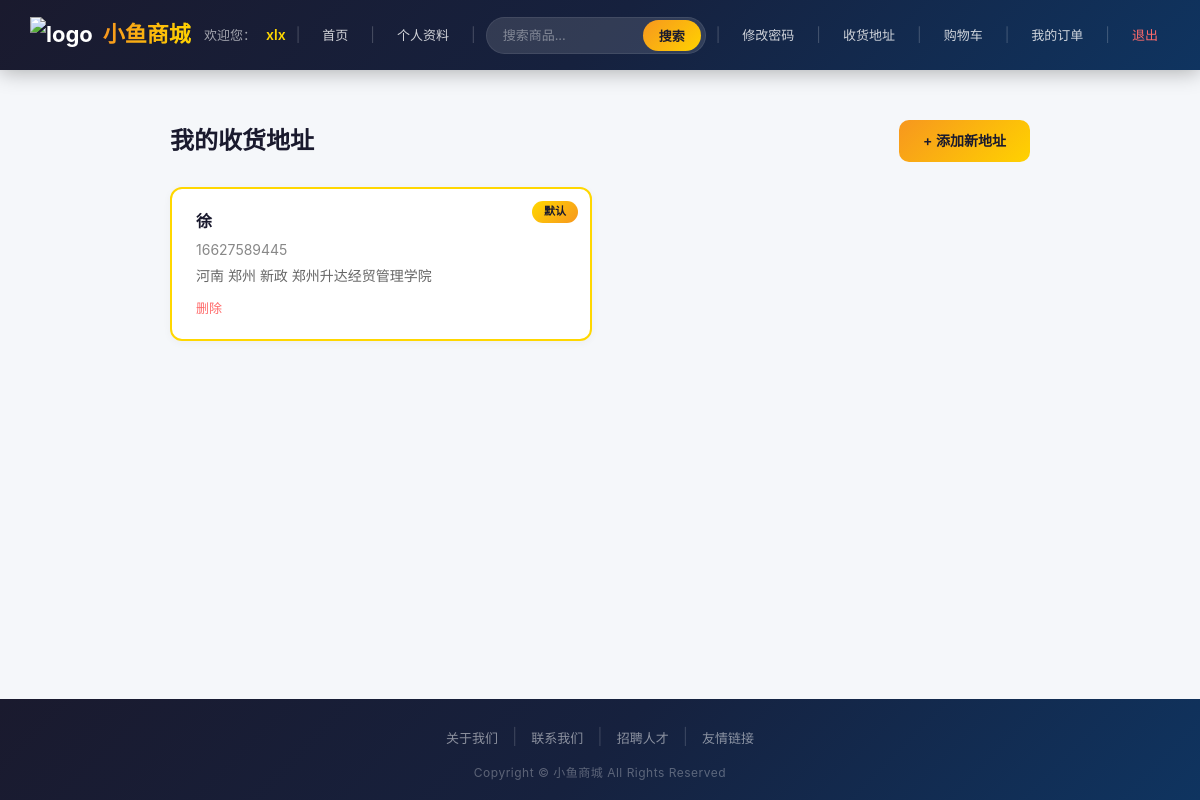
The app's page /address/list/ (signed in) with its own data.
### auth_app/models.py (models this page shows, shortened)
class UserProfile(models.Model):
    user = models.OneToOneField(User, on_delete=models.CASCADE, related_name='profile')
    nickname = models.CharField(_('昵称'), max_length=20, blank=True, null=True)
    avatar = models.ImageField(
        _('头像'),
        upload_to='user_avatar/',
        default='user_avatar/default.png',  # 需自己创建该目录和默认图片
        blank=True,
        null=True
    )
    phone = models.CharField(_('手机号'), max_length=11, blank=True, null=True, unique=True)
    GENDER_CHOICES = (
        (0, _('未知')),
        (1, _('男')),
        (2, _('女')),
    )
    gender = models.IntegerField(_('性别'), choices=GENDER_CHOICES, default=0)
    email = models.EmailField(_('邮箱'), blank=True, null=True)
    updated_time = models.DateTimeField(_('更新时间'), auto_now=True)
    class Meta:
        verbose_name = _('用户资料')
        verbose_name_plural = _('用户资料')

### goods/models.py (models this page shows, shortened)
class Address(models.Model):
    user = models.ForeignKey(User, on_delete=models.PROTECT, verbose_name="用户")
    receiver = models.CharField(max_length=20, verbose_name="收货人")
    phone = models.CharField(max_length=11, verbose_name="手机号")
    province = models.CharField(max_length=20, verbose_name="省份")
    city = models.CharField(max_length=20, verbose_name="城市")
    district = models.CharField(max_length=20, verbose_name="区县")
    detail = models.CharField(max_length=200, verbose_name="详细地址")
    is_default = models.BooleanField(default=False, verbose_name="是否默认")
    create_time = models.DateTimeField(auto_now_add=True, verbose_name="创建时间")
    class Meta:
        verbose_name = "收货地址"
        verbose_name_plural = "收货地址"

### goods/views.py (the view)
# urls.py: path('address/list/', views.address_list, name='address_list'),
@login_required
def address_list(request):
    addresses = Address.objects.filter(user=request.user).order_by("-is_default")
    return render(request, "address_list.html", {"addresses": addresses})

### templates/address_list.html (shortened to what this page needs)
{% extends 'base.html' %}
{% load static %}
{% block main %}
<div style="max-width:900px; margin:30px auto; padding:0 20px;">
    <div style="display:flex; justify-content:space-between; align-items:center; margin-bottom:25px;">
        <h2 style="font-size:24px; color:#1a1a2e;">我的收货地址</h2>
        <a href="{% url 'goods:address_add' %}"
           style="background:linear-gradient(135deg, #f7971e, #ffd200); color:#1a1a2e; padding:10px 24px; border-radius:10px; text-decoration:none; font-weight:600; font-size:14px; transition:all 0.3s;"
           onmouseover="this.style.transform='translateY(-2px)'; this.style.boxShadow='0 6px 25px rgba(247,151,30,0.3)'"
           onmouseout="this.style.transform='translateY(0)'; this.style.boxShadow='none'">
            + 添加新地址
        </a>
    </div>
    {% if addresses %}
    <div style="display:grid; grid-template-columns:1fr 1fr; gap:16px;">
        {% for addr in addresses %}
        <div style="background:#fff; border-radius:12px; padding:20px 24px; border:2px solid {% if addr.is_default %}#ffd700{% else %}#e8ecf1{% endif %}; position:relative; transition:all 0.3s; box-shadow:0 2px 8px rgba(0,0,0,0.04);"
             onmouseover="this.style.boxShadow='0 4px 20px rgba(0,0,0,0.08)'"
             onmouseout="this.style.boxShadow='0 2px 8px rgba(0,0,0,0.04)'">
            {% if addr.is_default %}
            <span style="position:absolute; top:12px; right:12px; background:linear-gradient(135deg, #ffd700, #f7971e); color:#1a1a2e; font-size:11px; padding:2px 12px; border-radius:12px; font-weight:700;">默认</span>
            {% endif %}
            <p style="margin:0 0 4px; font-size:16px; font-weight:600; color:#1a1a2e;">
                {{ addr.receiver }}
            </p>
            <p style="margin:0 0 4px; color:#888; font-size:14px;">
                {{ addr.phone }}
            </p>
            <p style="margin:0 0 12px; color:#666; font-size:14px; line-height:1.5;">
                {{ addr.province }} {{ addr.city }} {{ addr.district }} {{ addr.detail }}
            </p>
            <div style="display:flex; gap:12px; font-size:13px;">
                <a href="{% url 'goods:address_delete' addr.id %}"
                   onclick="return confirm('确认删除此地址？')"
                   style="color:#ff6b6b; text-decoration:none; font-weight:500; transition:color 0.3s;"
                   onmouseover="this.style.color='#e03131'"
                   onmouseout="this.style.color='#ff6b6b'">
                    删除
                </a>
            </div>
        </div>
        {% endfor %}
    </div>
    {% endif %}
</div>
{% endblock %}

### templates/base.html (shortened to what this page needs)
<!DOCTYPE html>
<html lang="zh-CN">
<head>
    {% load static %}
</head>
<body>
    {% block top %}
    <header class="header">
        <a href="{% url 'goods:index' %}" class="logo">
            <img src="{% static 'images/logo.png' %}" alt="logo">
            <span>小鱼商城</span>
        </a>
        {% if user.is_authenticated %}
        <nav class="user-nav">
            <span class="welcome">欢迎您：</span>
            <em class="username">{{ user.profile.nickname|default:user.username }}</em>
            <span class="divider">|</span>
            <a href="{% url 'goods:index' %}">首页</a>
            <span class="divider">|</span>
            <a href="{% url 'auth_app:profile' %}">个人资料</a>
            <span class="divider">|</span>
            <form action="{% url 'goods:search' %}" method="get" class="nav-search">
                <input type="text" name="keyword" placeholder="搜索商品..." required>
                <button type="submit">搜索</button>
            </form>
            <span class="divider">|</span>
            <a href="{% url 'auth_app:password_change' %}">修改密码</a>
            <span class="divider">|</span>
            <a href="{% url 'goods:address_list' %}">收货地址</a>
            <span class="divider">|</span>
            <a href="{% url 'goods:carts' %}">购物车</a>
            <span class="divider">|</span>
            <a href="{% url 'goods:orderinfo' %}">我的订单</a>
            <span class="divider">|</span>
            <a href="{% url 'auth_app:logout' %}" style="color:#ff6b6b;">退出</a>
        </nav>
        {% else %}
        <nav class="user-nav">
            <a href="{% url 'auth_app:login' %}" class="login-btn">登录</a>
            <span class="divider">|</span>
            <a href="{% url 'auth_app:register' %}" class="register-btn">注册</a>
        </nav>
        {% endif %}
    </header>
    {% endblock top %}
    <main class="main-content">
        {% block main %}{% endblock %}
    </main>
    {% block footer %}
    <footer class="footer">
        <div class="foot-links">
            <a href="#">关于我们</a>
            <span class="divider">|</span>
            <a href="#">联系我们</a>
            <span class="divider">|</span>
            <a href="#">招聘人才</a>
            <span class="divider">|</span>
            <a href="#">友情链接</a>
        </div>
        <p>Copyright © 小鱼商城 All Rights Reserved</p>
    </footer>
    {% endblock %}
</body>
</html>

### templates/base.html (style rules this page uses)
* { margin: 0; padding: 0; box-sizing: border-box; font-family: -apple-system, BlinkMacSystemFont, "Segoe UI", "Roboto", "Helvetica Neue", Arial, sans-serif; }
html, body { height: 100%; margin: 0; }
body { display: flex; flex-direction: column; background-color: #f5f7fa; color: #333; line-height: 1.6; padding-top: 70px; min-height: 100vh; }
.main-content { flex: 1 0 auto; max-width: 1200px; width: 100%; margin: 0 auto; padding: 20px; }
.header { background: linear-gradient(135deg, #1a1a2e 0%, #16213e 50%, #0f3460 100%); color: #fff; padding: 0 30px; height: 70px; display: flex; justify-content: space-between; align-items: center; position: fixed; top: 0; left: 0; right: 0; z-index: 999; box-shadow: 0 2px 20px rgba(0,0,0,0.3); }
.logo { font-size: 22px; font-weight: 700; color: #fff; text-decoration: none; display: flex; align-items: center; gap: 10px; }
.logo img { height: 36px; }
.logo span { background: linear-gradient(90deg, #f7971e, #ffd200); -webkit-background-clip: text; -webkit-text-fill-color: transparent; }
.user-nav { display: flex; align-items: center; gap: 6px; font-size: 14px; color: rgba(255,255,255,0.85); flex-wrap: wrap; }
.user-nav .welcome { color: rgba(255,255,255,0.6); font-size: 13px; margin-right: 4px; }
.user-nav .username { color: #ffd700; font-weight: 600; font-style: normal; }
.user-nav .divider { color: rgba(255,255,255,0.2); margin: 0 4px; }
.user-nav a { color: rgba(255,255,255,0.8); text-decoration: none; padding: 6px 12px; border-radius: 6px; transition: all 0.3s ease; font-size: 13px; }
.nav-search { display: inline-flex; align-items: center; background: rgba(255,255,255,0.12); border-radius: 20px; padding: 2px 4px 2px 16px; border: 1px solid rgba(255,255,255,0.08); transition: all 0.3s; }
.nav-search input { background: transparent; border: none; color: #fff; padding: 6px 0; font-size: 13px; width: 140px; outline: none; }
.nav-search input::placeholder { color: rgba(255,255,255,0.4); }
.nav-search button { background: linear-gradient(135deg, #f7971e, #ffd200); border: none; color: #1a1a2e; padding: 6px 16px; border-radius: 20px; cursor: pointer; font-size: 13px; font-weight: 600; transition: all 0.3s; }
.footer { flex-shrink: 0; background: linear-gradient(135deg, #1a1a2e 0%, #16213e 50%, #0f3460 100%); color: rgba(255,255,255,0.6); padding: 25px 20px 18px; text-align: center; width: 100%; margin-top: auto; }
.footer .foot-links { display: flex; justify-content: center; flex-wrap: wrap; gap: 6px; }
.footer .foot-links a { color: rgba(255,255,255,0.5); text-decoration: none; font-size: 13px; transition: color 0.3s; padding: 4px 8px; }
.footer .foot-links .divider { color: rgba(255,255,255,0.15); }
.footer p { font-size: 12px; color: rgba(255,255,255,0.3); margin-top: 10px; letter-spacing: 0.5px; }

### records on screen
Address: is_default "默认", receiver "徐", phone "16627589445", province "河南", city "郑州", district "新政", detail "郑州升达经贸管理学院"

### other values on screen
{{ user.profile.nickname|default:user.username }} "xlx"
